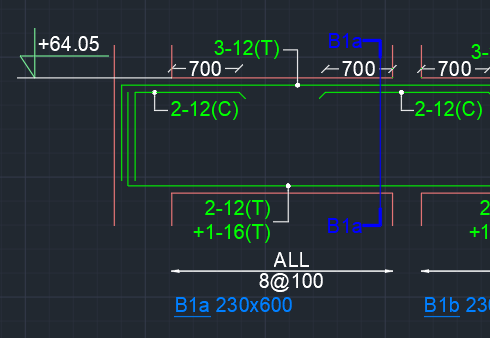
#> input picture data/1.png, 490 x 338 px; its folder holds only this picture in this run
$ python preprocess_image.py
#> lines starting #> are read from the running program, lines starting #| are printed output that depends on the picture; after the words box and inside, x2 and y2 are one past the last pixel; in counts of white or black regions, pixels touching at a corner belong together
import cv2
import os
import numpy as np

# image_path = 'data/33.png'
# final_path = 'temp/preprocessed_for_ocr_33.png'
data_folder = 'data'
output_folder = 'temp'
os.makedirs(output_folder, exist_ok=True)

# [66 lines left out: functions resize_keep_ar, gamma_correction, denoise_image, hsv_color_masks, morph_clean, remove_long_lines, not called in this run]


def apply_clahe(gray):
    clipLimit = 3.0
    tileGridSize = (8,8)
    clahe = cv2.createCLAHE(clipLimit=clipLimit, tileGridSize=tileGridSize)
    return clahe.apply(gray)

def binarize_image(gray, method='otsu', adaptive=None):
    if method == 'otsu':
        _, th = cv2.threshold(gray, 20, 255, cv2.THRESH_BINARY + cv2.THRESH_OTSU)
    elif method == 'adaptive':
        bs = adaptive.get("blockSize", 31)
        C = adaptive.get("C", 10)
        th = cv2.adaptiveThreshold(gray, 255, cv2.ADAPTIVE_THRESH_GAUSSIAN_C,
                                   cv2.THRESH_BINARY, bs, C)
    else:
        # fallback simple threshold
        _, th = cv2.threshold(gray, 128, 255, cv2.THRESH_BINARY)

    if np.mean(th) < 127:
        th = cv2.bitwise_not(th)
    return th

# Contrast Stretching (for future use if contrast issues arise)
def contrast_stretch(img):
    p2, p98 = np.percentile(img, (2, 98))
    return cv2.normalize(img, None, 0, 255, cv2.NORM_MINMAX)

# [13 lines left out: functions thick_font, thin_font, not called in this run]

# ---------- Pipeline execution ----------
# img = cv2.imread(image_path)
# if img is None:
#     raise FileNotFoundError(f"Input not found: {image_path}")

for fname in os.listdir(data_folder):
    in_path = os.path.join(data_folder, fname)

    # Only process image files
    if not (fname.lower().endswith(".png") or fname.lower().endswith(".jpg") or fname.lower().endswith(".jpeg")):
        continue

    img = cv2.imread(in_path)
#> img is the input picture: shape (338, 490, 3); mean B, G, R 53.9, 48.7, 37.4
    if img is None:
        print(f"Skipping {fname}, could not read.")
        continue

    # Convert to grayscale and CLAHE
    gray = cv2.cvtColor(img, cv2.COLOR_BGR2GRAY)
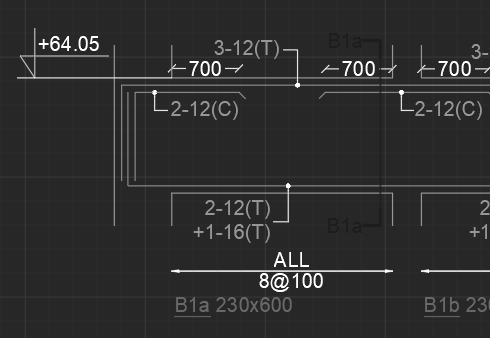
#> gray: shape (338, 490); min 29, max 255, mean 46
    gray_clahe = apply_clahe(gray)

    # Binarize
    bin_img = binarize_image(gray_clahe, method='otsu')
#> in binarize_image, `_, th = cv2.threshold(gray, 20, 255, cv2.THRESH_BINARY + cv2.THRESH_OT..`:
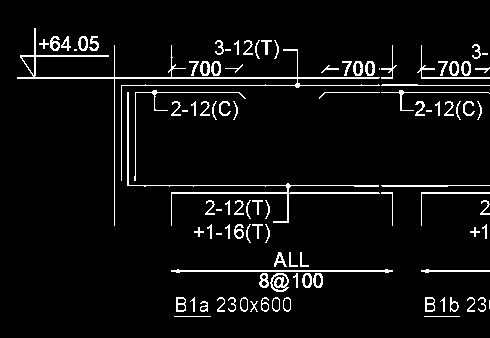
#> th: shape (338, 490); 5.4% white in thin lines or dots, all inside (x1, y1, x2, y2) = (17, 28, 490, 317)

    # Invert for final output (white text on black bg)
    final_img = 255 - bin_img

    # cv2.imwrite(final_path, final_img)
    base_name = os.path.splitext(fname)[0]
    out_path = os.path.join(output_folder, f"preprocessed_for_ocr_{base_name}.png")
    cv2.imwrite(out_path, final_img)

    print(f"Preprocessed: {fname} -> {out_path}")


# print("Preprocessing complete. Saved intermediate files to:", final_path)
# print("Final preprocessed image:", final_path)
print("Preprocessing complete. Files saved in:", output_folder)

$ run again, on data/13.png
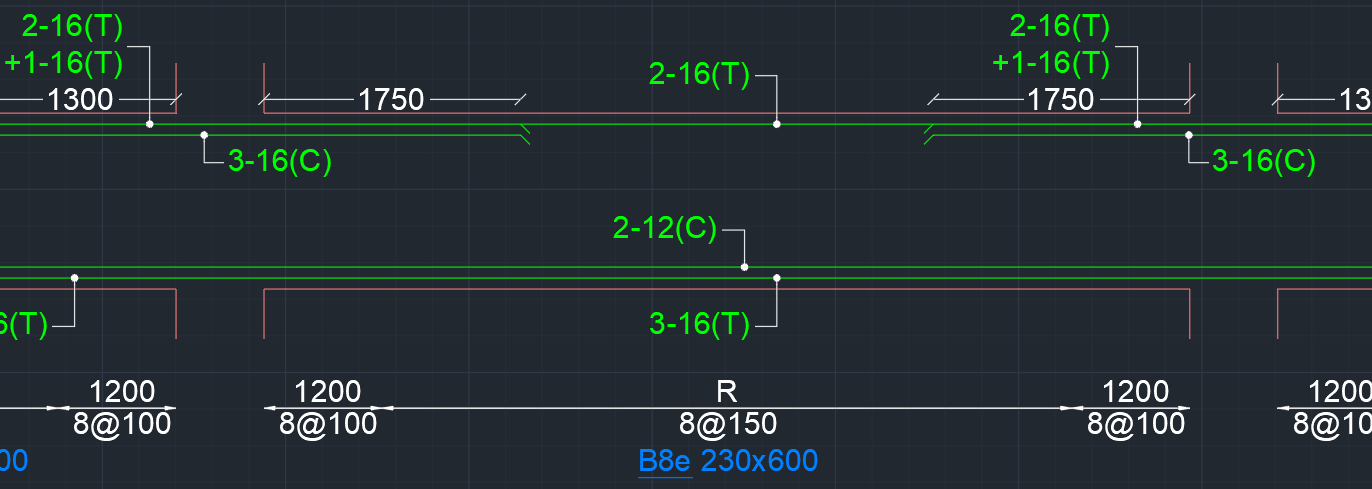
#> input picture data/13.png, 1372 x 489 px
#> img is the input picture: shape (489, 1372, 3); mean B, G, R 52.3, 48.5, 37.6
#> `gray = cv2.cvtColor(img, cv2.COLOR_BGR2GRAY)`:
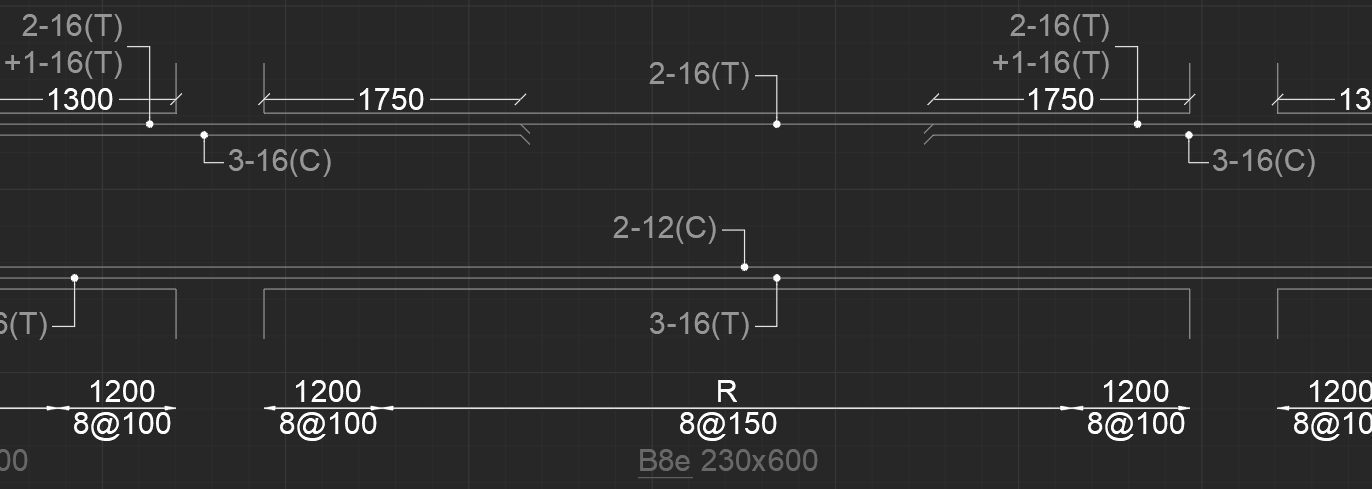
#> gray: shape (489, 1372); min 39, max 255, mean 45.8
#> in binarize_image, `_, th = cv2.threshold(gray, 20, 255, cv2.THRESH_BINARY + cv2.THRESH_OT..`:
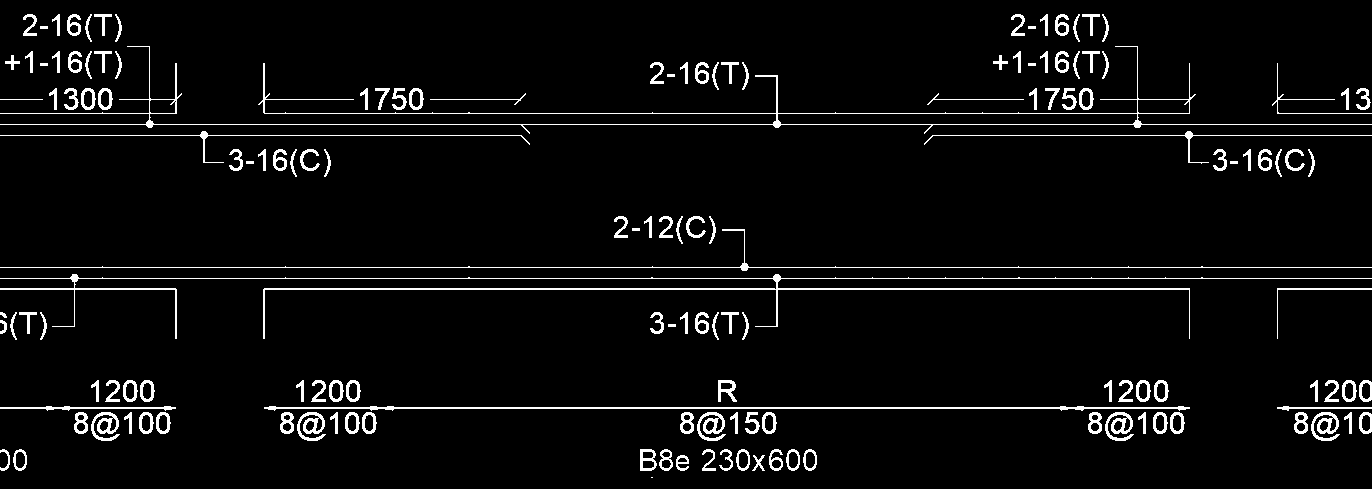
#> th: shape (489, 1372); 4.6% white in thin lines or dots

$ run again, on data/14.png
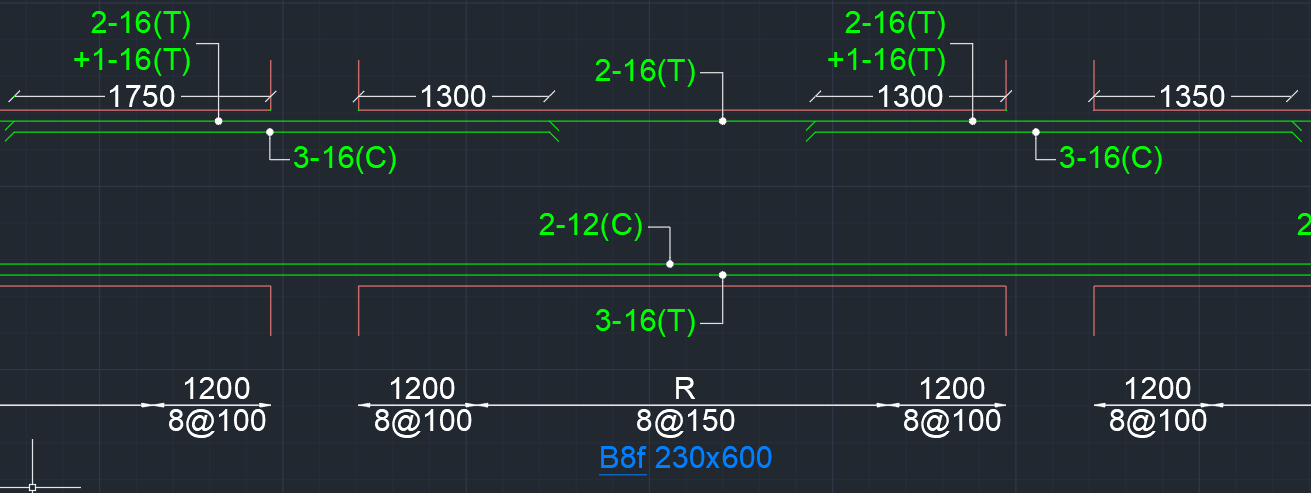
#> input picture data/14.png, 1311 x 493 px
#> img is the input picture: shape (493, 1311, 3); mean B, G, R 52.5, 48.9, 37.9
#> `gray = cv2.cvtColor(img, cv2.COLOR_BGR2GRAY)`:
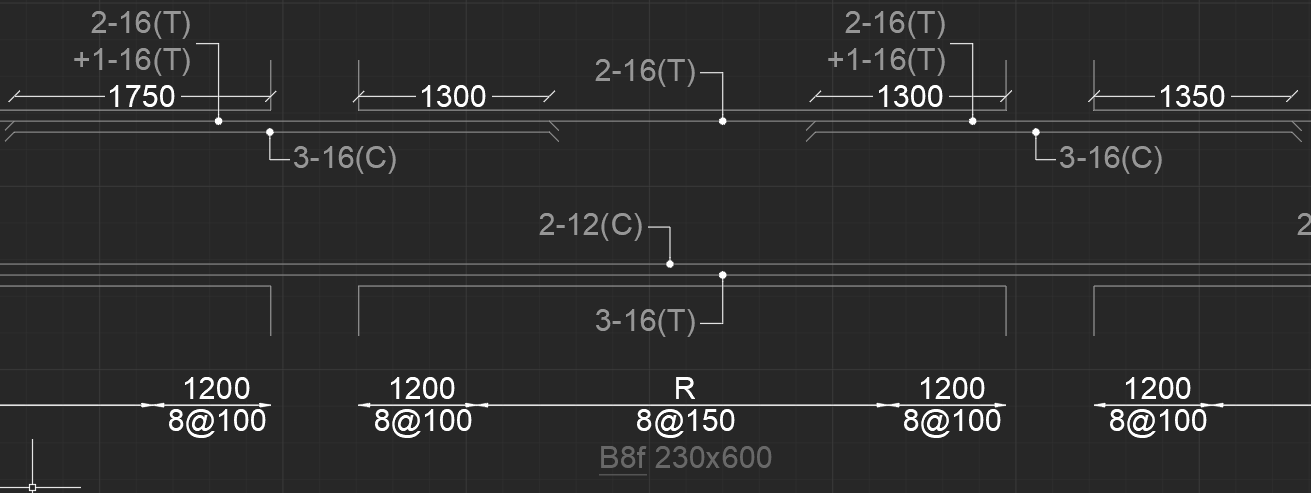
#> gray: shape (493, 1311); min 39, max 255, mean 46.2
#> in binarize_image, `_, th = cv2.threshold(gray, 20, 255, cv2.THRESH_BINARY + cv2.THRESH_OT..`:
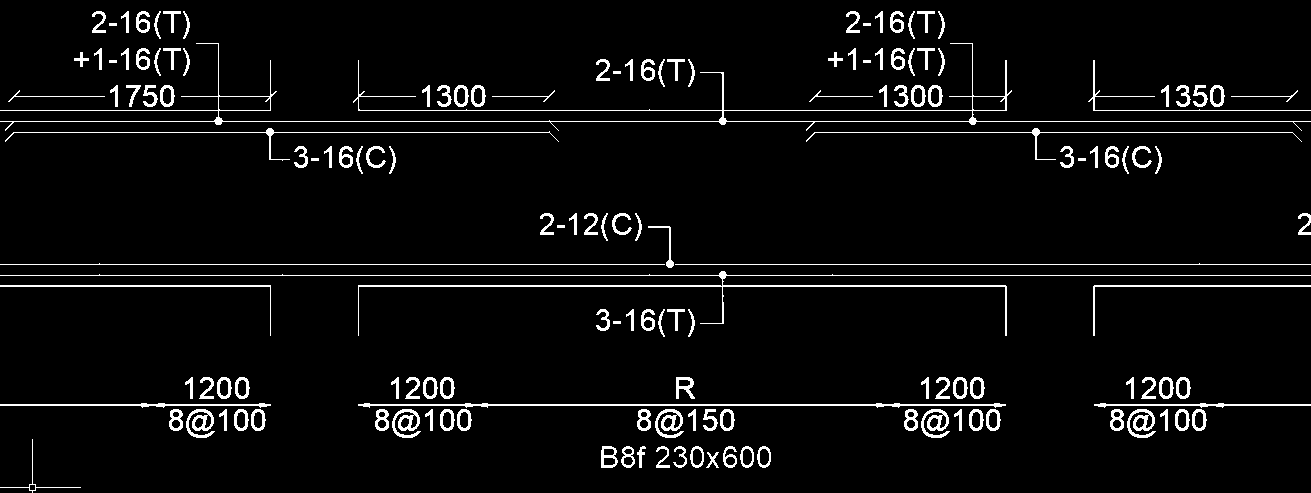
#> th: shape (493, 1311); 4.7% white in thin lines or dots

$ run again, on data/15.png
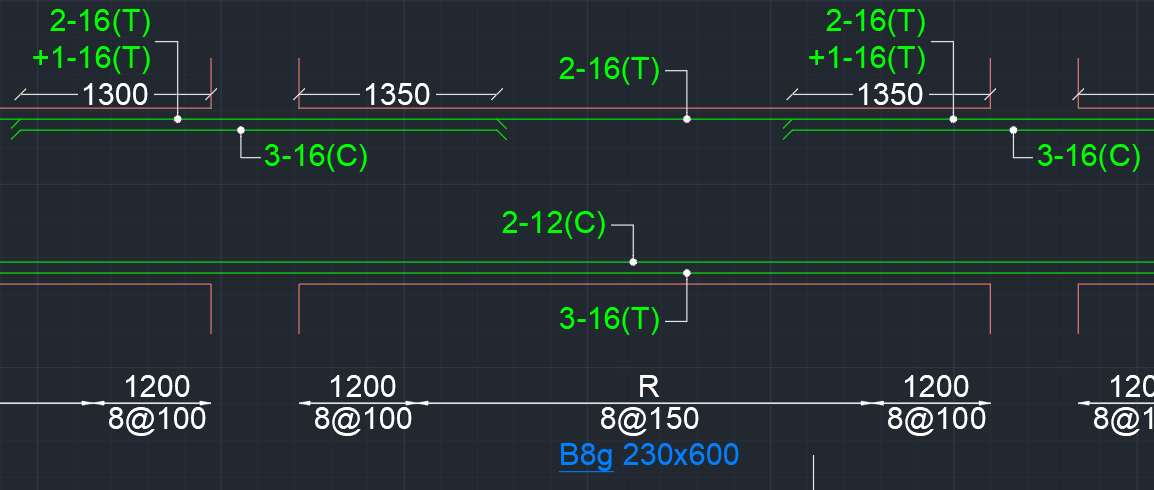
#> input picture data/15.png, 1154 x 490 px
#> img is the input picture: shape (490, 1154, 3); mean B, G, R 52.6, 49.2, 37.9
#> `gray = cv2.cvtColor(img, cv2.COLOR_BGR2GRAY)`:
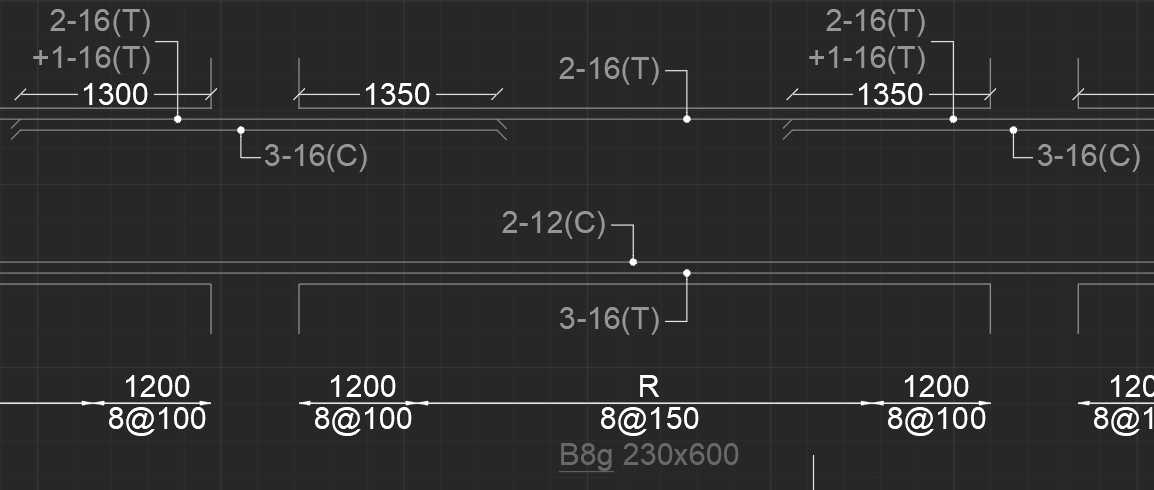
#> gray: shape (490, 1154); min 39, max 255, mean 46.4
#> in binarize_image, `_, th = cv2.threshold(gray, 20, 255, cv2.THRESH_BINARY + cv2.THRESH_OT..`:
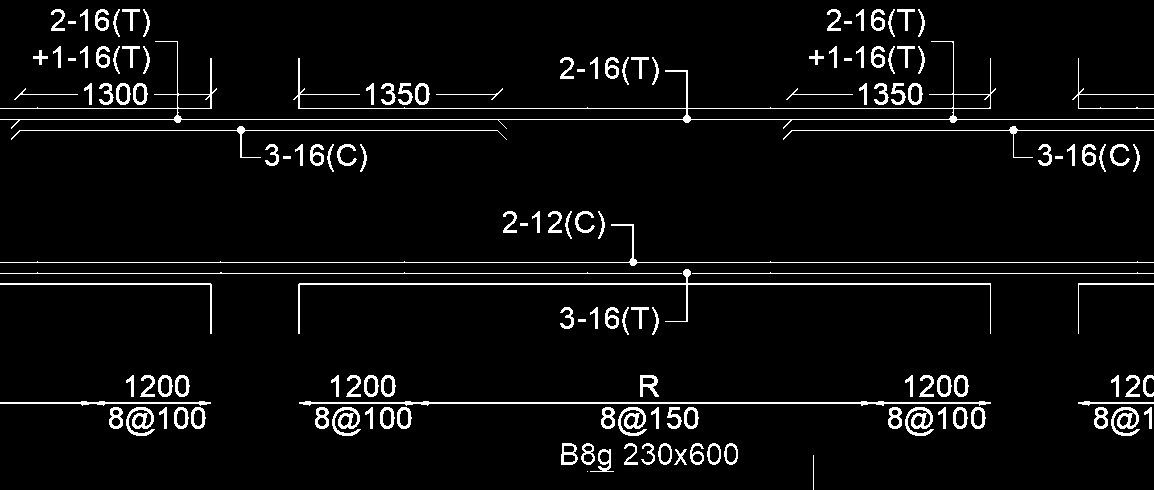
#> th: shape (490, 1154); 4.9% white in thin lines or dots

$ run again, on data/10.png
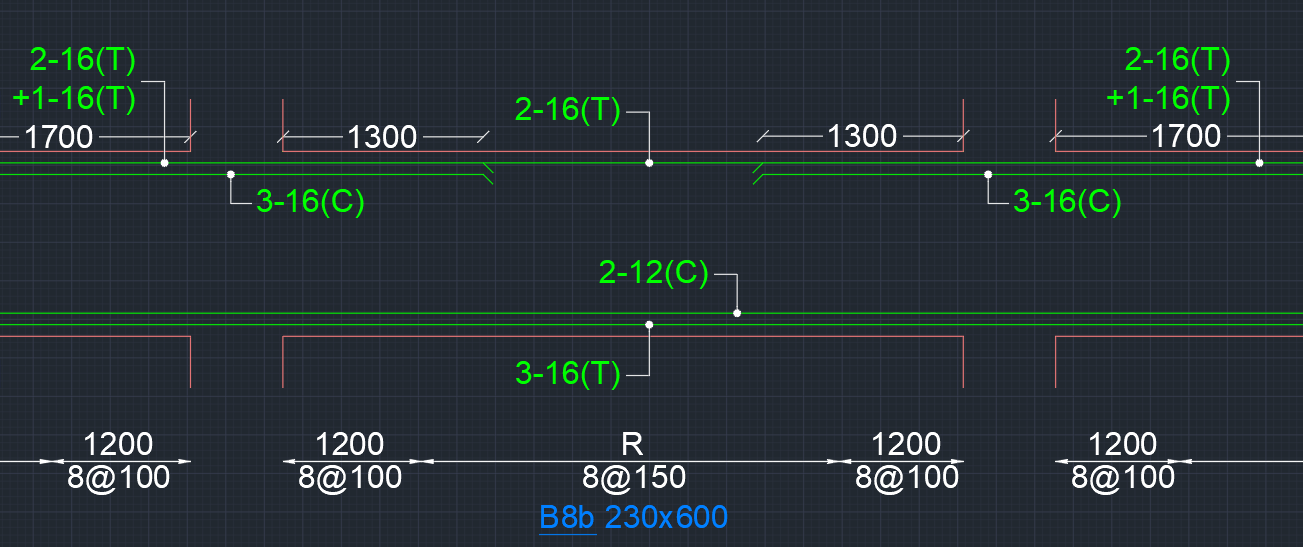
#> input picture data/10.png, 1303 x 547 px
#> img is the input picture: shape (547, 1303, 3); mean B, G, R 54.5, 49.7, 39.2
#> `gray = cv2.cvtColor(img, cv2.COLOR_BGR2GRAY)`:
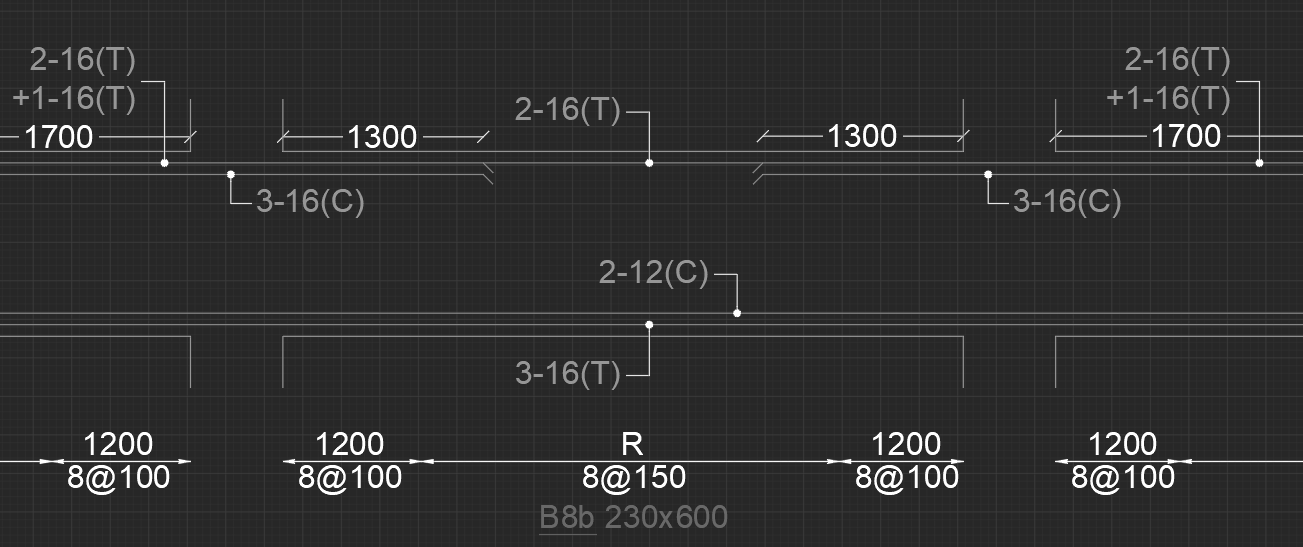
#> gray: shape (547, 1303); min 39, max 255, mean 47.2
#> in binarize_image, `_, th = cv2.threshold(gray, 20, 255, cv2.THRESH_BINARY + cv2.THRESH_OT..`:
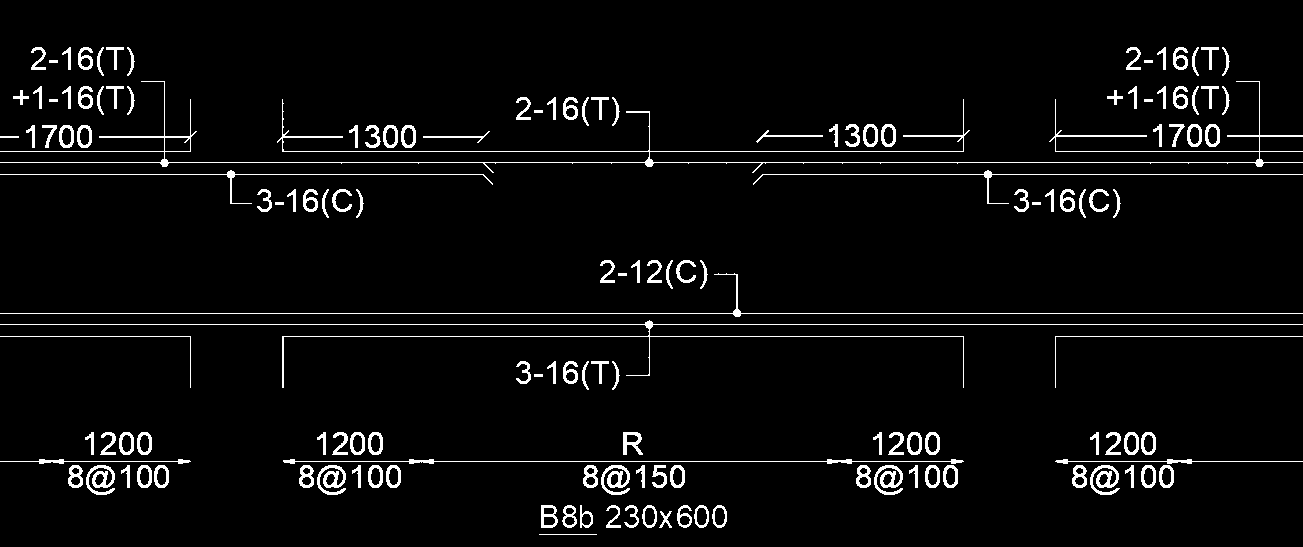
#> th: shape (547, 1303); 4.2% white; 147 white regions, largest, box (x1, y1, x2, y2) and area: (0, 81, 1303, 173) 3973, (0, 320, 1303, 388) 2257, (0, 273, 1303, 317) 1444
